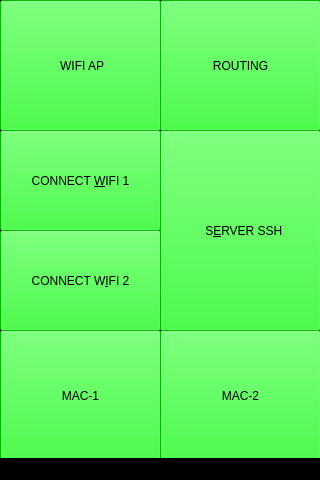
<?xml version="1.0" encoding="UTF-8"?>
<ui version="4.0">
 <class>MainWindow</class>
 <widget class="QMainWindow" name="MainWindow">
  <property name="geometry">
   <rect>
    <x>0</x>
    <y>0</y>
    <width>320</width>
    <height>480</height>
   </rect>
  </property>
  <property name="windowTitle">
   <string>WIFI-HACK </string>
  </property>
  <property name="windowIcon">
   <iconset>
    <normaloff>../0_PROGRAMACION/RASBERRY_BUTTONS/awus036neh-llave-de-wifi-usb-alfa-network-320-mw-y-5-dbi-antena.png</normaloff>../0_PROGRAMACION/RASBERRY_BUTTONS/awus036neh-llave-de-wifi-usb-alfa-network-320-mw-y-5-dbi-antena.png</iconset>
  </property>
  <property name="styleSheet">
   <string notr="true">background-color: rgb(0, 0, 0);</string>
  </property>
  <widget class="QWidget" name="centralwidget">
   <widget class="QPushButton" name="pushButton">
    <property name="geometry">
     <rect>
      <x>0</x>
      <y>0</y>
      <width>161</width>
      <height>131</height>
     </rect>
    </property>
    <property name="cursor">
     <cursorShape>CrossCursor</cursorShape>
    </property>
    <property name="autoFillBackground">
     <bool>false</bool>
    </property>
    <property name="styleSheet">
     <string notr="true">background-color: rgb(0, 255, 0);
font: 81 11pt &quot;Open Sans ExtraBold&quot;;</string>
    </property>
    <property name="text">
     <string extracomment="LEVANTAR THANOS AP WIFI"> WIFI AP</string>
    </property>
    <property name="icon">
     <iconset>
      <normalon>../0_PROGRAMACION/RASBERRY_BUTTONS/wifiap2.png</normalon>
     </iconset>
    </property>
    <property name="iconSize">
     <size>
      <width>100</width>
      <height>90</height>
     </size>
    </property>
    <property name="checkable">
     <bool>true</bool>
    </property>
    <property name="checked">
     <bool>false</bool>
    </property>
    <property name="autoDefault">
     <bool>false</bool>
    </property>
    <property name="default">
     <bool>false</bool>
    </property>
    <property name="flat">
     <bool>false</bool>
    </property>
   </widget>
   <widget class="QPushButton" name="pushButton_6">
    <property name="geometry">
     <rect>
      <x>160</x>
      <y>0</y>
      <width>161</width>
      <height>131</height>
     </rect>
    </property>
    <property name="cursor">
     <cursorShape>CrossCursor</cursorShape>
    </property>
    <property name="autoFillBackground">
     <bool>false</bool>
    </property>
    <property name="styleSheet">
     <string notr="true">background-color: rgb(0, 255, 0);
font: 81 11pt &quot;Open Sans ExtraBold&quot;;</string>
    </property>
    <property name="text">
     <string extracomment="ROUTING WIFI">ROUTING</string>
    </property>
    <property name="icon">
     <iconset>
      <normaloff>../0_PROGRAMACION/RASBERRY_BUTTONS/router-icon-transparent-26.png</normaloff>../0_PROGRAMACION/RASBERRY_BUTTONS/router-icon-transparent-26.png</iconset>
    </property>
    <property name="iconSize">
     <size>
      <width>90</width>
      <height>90</height>
     </size>
    </property>
    <property name="checkable">
     <bool>true</bool>
    </property>
    <property name="checked">
     <bool>false</bool>
    </property>
    <property name="flat">
     <bool>false</bool>
    </property>
   </widget>
   <widget class="QPushButton" name="pushButton_8">
    <property name="geometry">
     <rect>
      <x>0</x>
      <y>130</y>
      <width>161</width>
      <height>101</height>
     </rect>
    </property>
    <property name="cursor">
     <cursorShape>CrossCursor</cursorShape>
    </property>
    <property name="layoutDirection">
     <enum>Qt::LeftToRight</enum>
    </property>
    <property name="autoFillBackground">
     <bool>false</bool>
    </property>
    <property name="styleSheet">
     <string notr="true">background-color: rgb(0, 255, 0);
font: 81 11pt &quot;Open Sans ExtraBold&quot;;</string>
    </property>
    <property name="text">
     <string extracomment="CONECTAR WIFI 1">CONNECT &amp;WIFI 1</string>
    </property>
    <property name="icon">
     <iconset>
      <normaloff>../0_PROGRAMACION/RASBERRY_BUTTONS/wifi5.png</normaloff>../0_PROGRAMACION/RASBERRY_BUTTONS/wifi5.png</iconset>
    </property>
    <property name="iconSize">
     <size>
      <width>50</width>
      <height>70</height>
     </size>
    </property>
    <property name="checkable">
     <bool>true</bool>
    </property>
    <property name="checked">
     <bool>false</bool>
    </property>
    <property name="flat">
     <bool>false</bool>
    </property>
   </widget>
   <widget class="QPushButton" name="pushButton_10">
    <property name="geometry">
     <rect>
      <x>0</x>
      <y>230</y>
      <width>161</width>
      <height>101</height>
     </rect>
    </property>
    <property name="cursor">
     <cursorShape>CrossCursor</cursorShape>
    </property>
    <property name="autoFillBackground">
     <bool>false</bool>
    </property>
    <property name="styleSheet">
     <string notr="true">background-color: rgb(0, 255, 0);
font: 81 11pt &quot;Open Sans ExtraBold&quot;;</string>
    </property>
    <property name="text">
     <string extracomment="CONNECTAR WIFI 2">CONNECT W&amp;IFI 2</string>
    </property>
    <property name="icon">
     <iconset>
      <normaloff>../0_PROGRAMACION/RASBERRY_BUTTONS/wifi5.png</normaloff>../0_PROGRAMACION/RASBERRY_BUTTONS/wifi5.png</iconset>
    </property>
    <property name="iconSize">
     <size>
      <width>50</width>
      <height>70</height>
     </size>
    </property>
    <property name="checkable">
     <bool>true</bool>
    </property>
    <property name="checked">
     <bool>false</bool>
    </property>
    <property name="flat">
     <bool>false</bool>
    </property>
   </widget>
   <widget class="QPushButton" name="pushButton_11">
    <property name="geometry">
     <rect>
      <x>160</x>
      <y>130</y>
      <width>161</width>
      <height>201</height>
     </rect>
    </property>
    <property name="cursor">
     <cursorShape>CrossCursor</cursorShape>
    </property>
    <property name="autoFillBackground">
     <bool>false</bool>
    </property>
    <property name="styleSheet">
     <string notr="true">background-color: rgb(0, 255, 0);
font: 81 11pt &quot;Open Sans ExtraBold&quot;;</string>
    </property>
    <property name="text">
     <string extracomment="SERVER SSH">  S&amp;ERVER SSH</string>
    </property>
    <property name="icon">
     <iconset>
      <normaloff>../0_PROGRAMACION/RASBERRY_BUTTONS/ssh.png</normaloff>../0_PROGRAMACION/RASBERRY_BUTTONS/ssh.png</iconset>
    </property>
    <property name="iconSize">
     <size>
      <width>60</width>
      <height>70</height>
     </size>
    </property>
    <property name="checkable">
     <bool>true</bool>
    </property>
    <property name="checked">
     <bool>false</bool>
    </property>
    <property name="flat">
     <bool>false</bool>
    </property>
   </widget>
   <widget class="QPushButton" name="pushButton_12">
    <property name="geometry">
     <rect>
      <x>0</x>
      <y>330</y>
      <width>161</width>
      <height>131</height>
     </rect>
    </property>
    <property name="cursor">
     <cursorShape>CrossCursor</cursorShape>
    </property>
    <property name="autoFillBackground">
     <bool>false</bool>
    </property>
    <property name="styleSheet">
     <string notr="true">background-color: rgb(0, 255, 0);
font: 81 11pt &quot;Open Sans ExtraBold&quot;;</string>
    </property>
    <property name="text">
     <string>MAC-1</string>
    </property>
    <property name="icon">
     <iconset>
      <normaloff>../0_PROGRAMACION/RASBERRY_BUTTONS/awus036neh-llave-de-wifi-usb-alfa-network-320-mw-y-5-dbi-antena.png</normaloff>../0_PROGRAMACION/RASBERRY_BUTTONS/awus036neh-llave-de-wifi-usb-alfa-network-320-mw-y-5-dbi-antena.png</iconset>
    </property>
    <property name="iconSize">
     <size>
      <width>70</width>
      <height>70</height>
     </size>
    </property>
    <property name="checkable">
     <bool>true</bool>
    </property>
    <property name="checked">
     <bool>false</bool>
    </property>
    <property name="flat">
     <bool>false</bool>
    </property>
   </widget>
   <widget class="QPushButton" name="pushButton_13">
    <property name="geometry">
     <rect>
      <x>160</x>
      <y>330</y>
      <width>161</width>
      <height>131</height>
     </rect>
    </property>
    <property name="cursor">
     <cursorShape>CrossCursor</cursorShape>
    </property>
    <property name="autoFillBackground">
     <bool>false</bool>
    </property>
    <property name="styleSheet">
     <string notr="true">background-color: rgb(0, 255, 0);
font: 81 11pt &quot;Open Sans ExtraBold&quot;;</string>
    </property>
    <property name="text">
     <string>MAC-2</string>
    </property>
    <property name="icon">
     <iconset>
      <normaloff>../0_PROGRAMACION/RASBERRY_BUTTONS/awus036neh-llave-de-wifi-usb-alfa-network-320-mw-y-5-dbi-antena.png</normaloff>../0_PROGRAMACION/RASBERRY_BUTTONS/awus036neh-llave-de-wifi-usb-alfa-network-320-mw-y-5-dbi-antena.png</iconset>
    </property>
    <property name="iconSize">
     <size>
      <width>90</width>
      <height>70</height>
     </size>
    </property>
    <property name="checkable">
     <bool>true</bool>
    </property>
    <property name="checked">
     <bool>false</bool>
    </property>
    <property name="flat">
     <bool>false</bool>
    </property>
   </widget>
  </widget>
  <widget class="QStatusBar" name="statusbar"/>
 </widget>
 <resources/>
 <connections/>
</ui>
